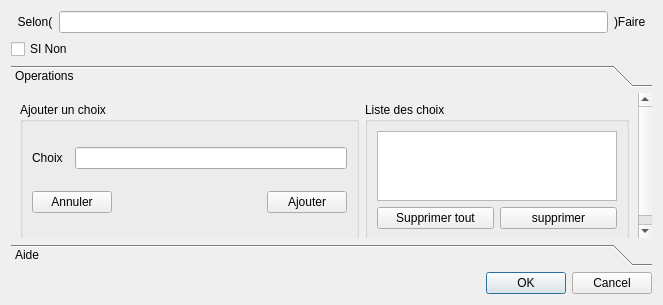
<?xml version="1.0" encoding="UTF-8"?>
<ui version="4.0">
 <class>SelonFaire</class>
 <widget class="QDialog" name="SelonFaire">
  <property name="geometry">
   <rect>
    <x>0</x>
    <y>0</y>
    <width>663</width>
    <height>305</height>
   </rect>
  </property>
  <property name="minimumSize">
   <size>
    <width>663</width>
    <height>305</height>
   </size>
  </property>
  <property name="maximumSize">
   <size>
    <width>663</width>
    <height>305</height>
   </size>
  </property>
  <property name="windowTitle">
   <string>Dialog</string>
  </property>
  <layout class="QGridLayout" name="gridLayout_4">
   <item row="0" column="0">
    <layout class="QHBoxLayout" name="horizontalLayout">
     <item>
      <widget class="QLabel" name="label">
       <property name="text">
        <string>  Selon(</string>
       </property>
      </widget>
     </item>
     <item>
      <widget class="QLineEdit" name="selecteur"/>
     </item>
     <item>
      <widget class="QLabel" name="label_2">
       <property name="text">
        <string>)Faire  </string>
       </property>
      </widget>
     </item>
    </layout>
   </item>
   <item row="1" column="0">
    <widget class="QCheckBox" name="sinon">
     <property name="text">
      <string>SI Non</string>
     </property>
    </widget>
   </item>
   <item row="2" column="0">
    <widget class="QToolBox" name="operation">
     <property name="currentIndex">
      <number>0</number>
     </property>
     <widget class="QWidget" name="page">
      <property name="geometry">
       <rect>
        <x>0</x>
        <y>0</y>
        <width>645</width>
        <height>153</height>
       </rect>
      </property>
      <attribute name="label">
       <string>Operations</string>
      </attribute>
      <layout class="QGridLayout" name="gridLayout_3">
       <item row="0" column="0">
        <widget class="QGroupBox" name="groupBox">
         <property name="title">
          <string>Ajouter un choix</string>
         </property>
         <layout class="QGridLayout" name="gridLayout">
          <item row="0" column="0">
           <widget class="QLabel" name="label_3">
            <property name="text">
             <string>Choix</string>
            </property>
           </widget>
          </item>
          <item row="1" column="3">
           <widget class="QPushButton" name="Ajouterchoix">
            <property name="text">
             <string>Ajouter</string>
            </property>
           </widget>
          </item>
          <item row="0" column="1" colspan="3">
           <widget class="QLineEdit" name="choix"/>
          </item>
          <item row="1" column="2">
           <spacer name="horizontalSpacer">
            <property name="orientation">
             <enum>Qt::Horizontal</enum>
            </property>
            <property name="sizeHint" stdset="0">
             <size>
              <width>160</width>
              <height>20</height>
             </size>
            </property>
           </spacer>
          </item>
          <item row="1" column="0" colspan="2">
           <widget class="QPushButton" name="annulerchoix">
            <property name="text">
             <string>Annuler</string>
            </property>
           </widget>
          </item>
         </layout>
        </widget>
       </item>
       <item row="0" column="1">
        <widget class="QGroupBox" name="groupBox_2">
         <property name="title">
          <string>Liste des choix</string>
         </property>
         <layout class="QGridLayout" name="gridLayout_2">
          <item row="0" column="0" colspan="2">
           <widget class="QListView" name="listchoix"/>
          </item>
          <item row="1" column="0">
           <widget class="QPushButton" name="supprimertout">
            <property name="text">
             <string>Supprimer tout</string>
            </property>
           </widget>
          </item>
          <item row="1" column="1">
           <widget class="QPushButton" name="supprimer">
            <property name="text">
             <string>supprimer</string>
            </property>
           </widget>
          </item>
         </layout>
        </widget>
       </item>
      </layout>
     </widget>
     <widget class="QWidget" name="page_2">
      <property name="geometry">
       <rect>
        <x>0</x>
        <y>0</y>
        <width>645</width>
        <height>153</height>
       </rect>
      </property>
      <attribute name="label">
       <string>Aide</string>
      </attribute>
      <layout class="QGridLayout" name="gridLayout_5">
       <item row="0" column="0">
        <widget class="QTextEdit" name="aide"/>
       </item>
      </layout>
     </widget>
    </widget>
   </item>
   <item row="3" column="0">
    <widget class="QDialogButtonBox" name="buttonBox">
     <property name="orientation">
      <enum>Qt::Horizontal</enum>
     </property>
     <property name="standardButtons">
      <set>QDialogButtonBox::Cancel|QDialogButtonBox::Ok</set>
     </property>
    </widget>
   </item>
  </layout>
 </widget>
 <resources/>
 <connections>
  <connection>
   <sender>buttonBox</sender>
   <signal>accepted()</signal>
   <receiver>SelonFaire</receiver>
   <slot>accept()</slot>
   <hints>
    <hint type="sourcelabel">
     <x>248</x>
     <y>254</y>
    </hint>
    <hint type="destinationlabel">
     <x>157</x>
     <y>274</y>
    </hint>
   </hints>
  </connection>
  <connection>
   <sender>buttonBox</sender>
   <signal>rejected()</signal>
   <receiver>SelonFaire</receiver>
   <slot>reject()</slot>
   <hints>
    <hint type="sourcelabel">
     <x>316</x>
     <y>260</y>
    </hint>
    <hint type="destinationlabel">
     <x>286</x>
     <y>274</y>
    </hint>
   </hints>
  </connection>
 </connections>
</ui>
